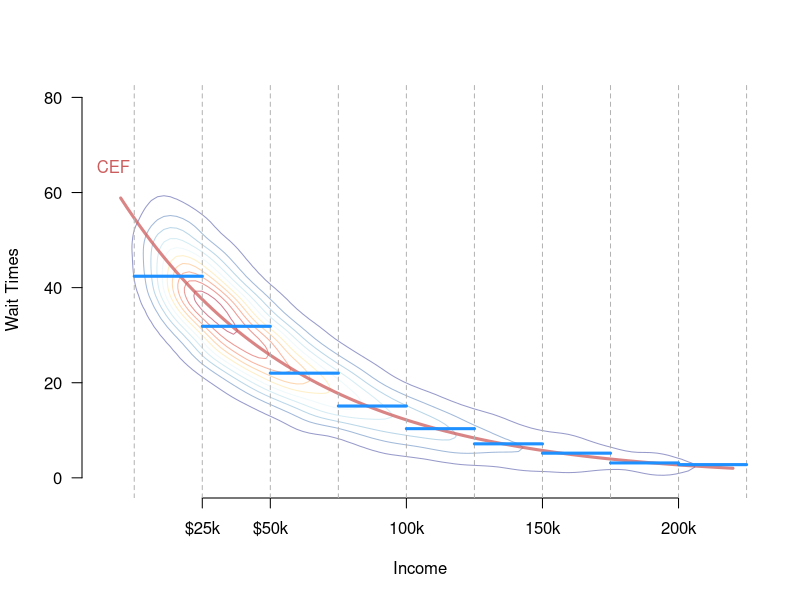

Here is the R script that generated this plot:
## ---- chunk 1
#| echo: false
#| label: fig-cef-binned
#| fig-cap: "Hypothetical joint distribution of income and poll wait times (contour plot), conditional expectation function (red), and the conditional expectation of the binned income (blue)."
set.seed(02143)
k <- 10
my.cols <- rev(RColorBrewer::brewer.pal(k, "RdYlBu"))
dens.cols <- rev(RColorBrewer::brewer.pal(n = 4, name = "RdBu"))
x <- exp(rnorm(10000, 1.5, 0.75))
y <- rpois(n = 10000, exp(4-x*0.15)) 
z <- MASS::kde2d(x, y, n=100, lims = c(-1, 22, -1, 80))
xs <- c(2.5, 5, 7.5, 15)
xlabs <- paste("$", xs * 10, "k", sep = "")
contour(z, levels = seq(0.0005, 0.008, length.out = 10), col = adjustcolor(my.cols, alpha = 0.5), drawlabels = FALSE, xlab = "Income", ylab = "Wait Times", las = 1, bty = "n", xaxt = "n")
axis(side = 1, at = c(2.5, 5, 10, 15, 20), labels = c("$25k", "$50k", "100k", "150k", "200k"))
curve(exp(4 - x * 0.15), from = -0.5, to = 22, add = TRUE, col = adjustcolor("indianred", alpha = 0.75), lwd = 3)
text(x = -1.75, y = 65, "CEF", pos = 4, col = "indianred")
cuts <- c(0, 2.5, 5, 7.5, 10, 12.5, 15, 17.5, 20, 22.5)
abline(v=cuts, col = "grey70", lty = 2)
means <- tapply(y, cut(x, breaks = cuts), mean)
for (i in 2:length(cuts)) {
  segments(x0 = cuts[i-1], x1 = cuts[i], y0 = means[i-1], col = "dodgerblue", lwd = 3)
}
